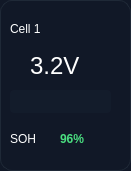
  <widget class="QFrame" name="frame_5">
   <property name="geometry">
    <rect>
     <x>170</x>
     <y>360</y>
     <width>131</width>
     <height>171</height>
    </rect>
   </property>
   <property name="styleSheet">
    <string notr="true">QFrame {
    background-color: #111827; /* Màu xanh đen sâu */
    border: 1px solid #1f2937; /* Viền mờ tinh tế */
    border-radius: 12px; /* Bo góc đồng bộ */
}
/* Phép thuật biến hóa toàn bộ chữ trong khung */
QLabel {
    background-color: transparent;
    border: none;
    color: #ffffff; /* Đặt màu trắng làm mặc định cho các chữ */
}</string>
   </property>
   <property name="frameShape">
    <enum>QFrame::StyledPanel</enum>
   </property>
   <property name="frameShadow">
    <enum>QFrame::Raised</enum>
   </property>
   <widget class="QLabel" name="label_2">
    <property name="geometry">
     <rect>
      <x>10</x>
      <y>20</y>
      <width>67</width>
      <height>17</height>
     </rect>
    </property>
    <property name="text">
     <string>Cell 1</string>
    </property>
   </widget>
   <widget class="QLabel" name="txt_volt_cell1">
    <property name="geometry">
     <rect>
      <x>30</x>
      <y>50</y>
      <width>71</width>
      <height>31</height>
     </rect>
    </property>
    <property name="styleSheet">
     <string notr="true">QLabel {
    font-size: 24px; /* Phóng to hẳn lên */
    background-color: transparent;
}</string>
    </property>
    <property name="text">
     <string>3.2V</string>
    </property>
   </widget>
   <widget class="QProgressBar" name="bar_soc_cell1">
    <property name="geometry">
     <rect>
      <x>10</x>
      <y>90</y>
      <width>101</width>
      <height>23</height>
     </rect>
    </property>
    <property name="styleSheet">
     <string notr="true">/* Thiết lập cái rãnh (nền) của thanh pin */
QProgressBar {
    background-color: #131c2b; /* Màu xanh đen rất sâu, tệp với nền */
    border: none; /* Xóa viền hoàn toàn */
    border-radius: 4px; /* Bo góc nhẹ */
    text-align: center;
    color: transparent; /* Giấu số % đi */
}

/* Thiết lập phần lõi pin (Chunk) đang chạy */
QProgressBar::chunk {
    /* Chuyển màu từ Cyan (xanh ngọc) sang Lime (xanh lá sáng) */
    background-color: qlineargradient(x1:0, y1:0, x2:1, y2:0, 
        stop:0 #0dcaf0, 
        stop:1 #8cc63f);
    border-radius: 4px;
}</string>
    </property>
    <property name="value">
     <number>80</number>
    </property>
   </widget>
   <widget class="QLabel" name="label_4">
    <property name="geometry">
     <rect>
      <x>10</x>
      <y>130</y>
      <width>51</width>
      <height>17</height>
     </rect>
    </property>
    <property name="text">
     <string>SOH</string>
    </property>
   </widget>
   <widget class="QLabel" name="txt_soh_cell1">
    <property name="geometry">
     <rect>
      <x>60</x>
      <y>130</y>
      <width>67</width>
      <height>17</height>
     </rect>
    </property>
    <property name="styleSheet">
     <string notr="true">QLabel {
    color: #4ade80; /* Màu xanh lá rực rỡ */
    background-color: transparent;
    font-weight: bold;
}</string>
    </property>
    <property name="text">
     <string>96%</string>
    </property>
   </widget>
   <widget class="QLabel" name="label_6">
    <property name="geometry">
     <rect>
      <x>90</x>
      <y>20</y>
      <width>31</width>
      <height>17</height>
     </rect>
    </property>
    <property name="text">
     <string/>
    </property>
    <property name="pixmap">
     <pixmap>Gui-png/verified_user_24dp_75FB4C_FILL0_wght400_GRAD0_opsz24.png</pixmap>
    </property>
   </widget>
  </widget>
